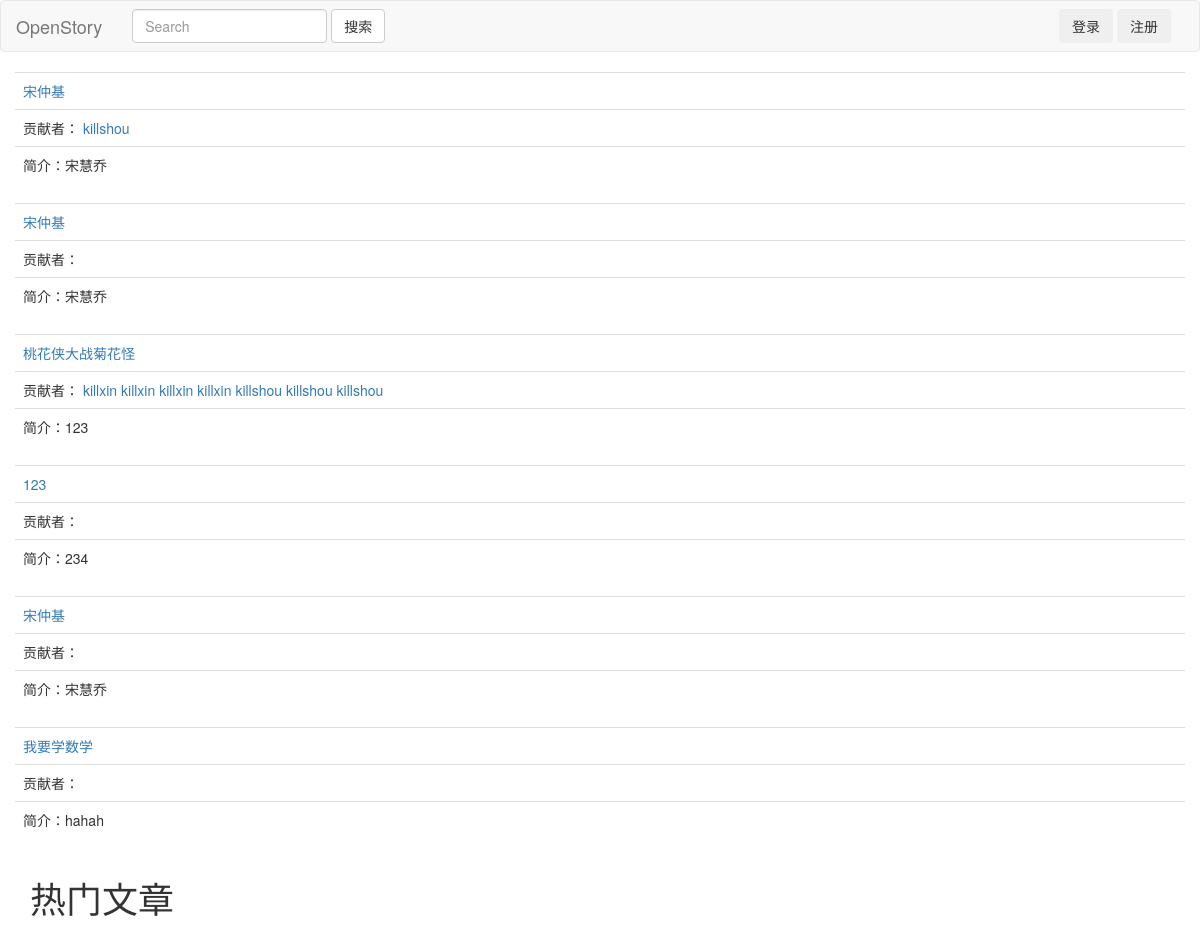
The app's page /, older data.
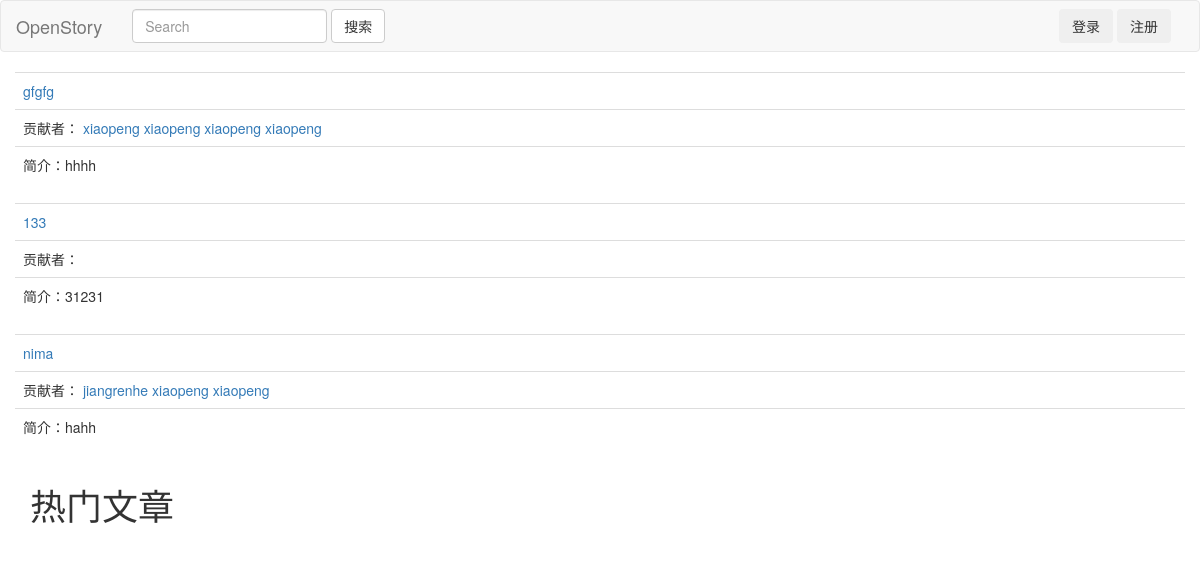
The same page, newer data.
### story/models.py (models this page shows)
class Story(models.Model):
    title = models.TextField(default='')
    brief = models.TextField(default='')
    owner = models.ForeignKey(User,default=None)

class Chapter(models.Model):
    subtitle = models.TextField(default='')
    content = models.TextField(default='')
    story = models.ForeignKey(Story, default=None)
    writter = models.ForeignKey(User, default=None)
    numb = models.TextField(default='')
    ifallow = models.TextField(default='no')

### author/views.py (the view)
# urls.py: url(r'^$', views.home_page, name="home"),
def home_page(request):
    stories = Story.objects.all()
    return render(request, 'home.html', { 'stories':stories, })

### author/templates/home.html
{% extends 'base.html' %}
{% block header %}<h1>热门文章</h1>{% endblock %}
{% block content %}
{% for story in stories %}
<table class='table'>
    <tr>
        <td><a href="{% url 'viewstory' story.id %}">{{ story.title }}</a></td>
    </tr>
    <tr>
        <td>贡献者： {% for chapter in story.chapter_set.all %}
            <a href="{% url 'author' chapter.writter.username %}">{{ chapter.writter.username }}</a> {% endfor %}
        </td>
    </tr>
    <tr>
        <td>简介：{{ story.brief }}</td>
    </tr>
</table>
{% endfor %}
{% endblock %}

Row changes from the older to the newer data that the page shows:
removed Story: title "宋仲基", brief "宋慧乔"
removed Chapter: writter.username "killshou", shown under Story "宋仲基"
removed Story: title "宋仲基", brief "宋慧乔"
removed Story: title "桃花侠大战菊花怪", brief "123", Chapter (writter.username "killxin"), Chapter (writter.username "killshou")
removed Chapter: writter.username "killxin", shown under Story "桃花侠大战菊花怪"
removed Chapter: writter.username "killxin", shown under Story "桃花侠大战菊花怪"
removed Chapter: writter.username "killxin", shown under Story "桃花侠大战菊花怪"
removed Chapter: writter.username "killshou", shown under Story "桃花侠大战菊花怪"
removed Chapter: writter.username "killshou", shown under Story "桃花侠大战菊花怪"
removed Story: title "123", brief "234"
removed Story: title "宋仲基", brief "宋慧乔"
removed Story: title "我要学数学", brief "hahah"
added Story: title "gfgfg", brief "hhhh", Chapter (writter.username "xiaopeng")
added Chapter: writter.username "xiaopeng", shown under Story "gfgfg"
added Chapter: writter.username "xiaopeng", shown under Story "gfgfg"
added Chapter: writter.username "xiaopeng", shown under Story "gfgfg"
added Story: title "133", brief "31231"
added Story: title "nima", brief "hahh", Chapter (writter.username "xiaopeng")
added Chapter: writter.username "jiangrenhe", shown under Story "nima"
added Chapter: writter.username "xiaopeng", shown under Story "nima"
